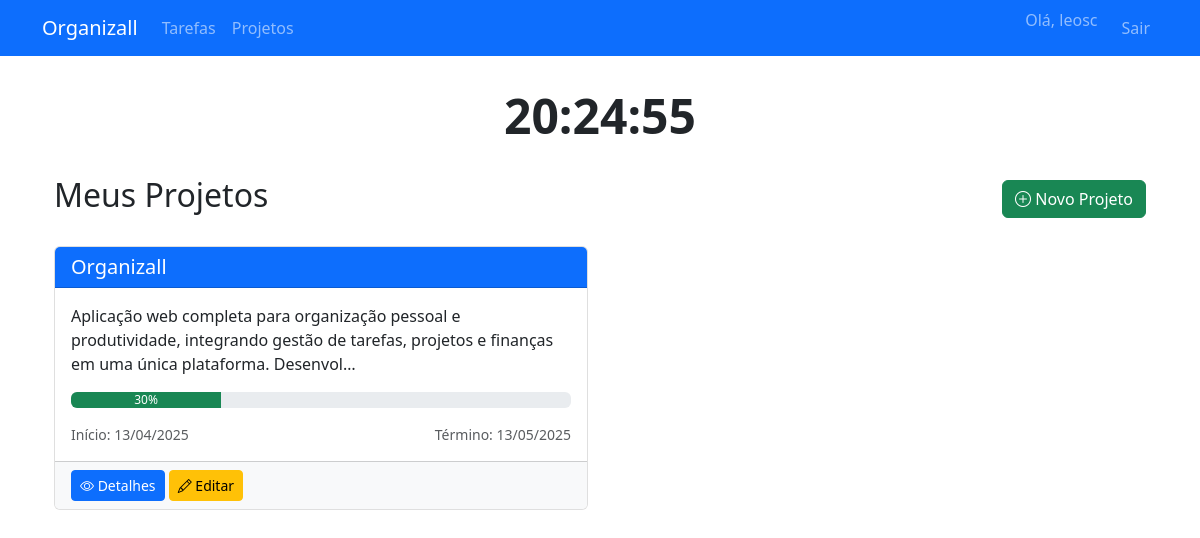
Page /projects/ (signed in) on the committed database.
### organizer/models.py (models this page shows, shortened)
class Project(models.Model):
    name = models.CharField(max_length=100)
    description = models.TextField()
    start_date = models.DateField()
    end_date = models.DateField()
    owner = models.ForeignKey(User, on_delete=models.CASCADE)
    def progress(self):
        tasks = self.task_set.all()
        if tasks.count() == 0:
            return 0
        done_tasks = tasks.filter(status='done').count()
        return int((done_tasks / tasks.count()) * 100)

### organizer/views.py (the view)
# urls.py: path('projects/', views.project_list, name='project-list'),
@login_required
def project_list(request):
    projects = Project.objects.filter(owner=request.user)
    return render(request, 'organizer/projects_pages/project_list.html', {'projects': projects})

### templates/organizer/projects_pages/project_list.html
{% extends "organizer/base.html" %}
{% load static %}
{% block content %}
<div class="container mt-4">
    <div class="d-flex justify-content-between align-items-center mb-4">
        <h2>Meus Projetos</h2>
        <a href="{% url 'project-create' %}" class="btn btn-success">
            <i class="bi bi-plus-circle"></i> Novo Projeto
        </a>
    </div>
    <div class="row">
        {% for project in projects %}
        <div class="col-md-6 mb-4">
            <div class="card h-100 project-card">
                <div class="card-header bg-primary text-white">
                    <h5 class="mb-0">{{ project.name }}</h5>
                </div>
                <div class="card-body">
                    <p class="card-text">{{ project.description|truncatechars:150 }}</p>
                    <div class="progress mb-3">
                        <div class="progress-bar bg-success"
                             style="width: {{ project.progress }}%">
                            {{ project.progress }}%
                        </div>
                    </div>
                    <div class="d-flex justify-content-between text-muted small">
                        <span>Início: {{ project.start_date|date:"d/m/Y" }}</span>
                        <span>Término: {{ project.end_date|date:"d/m/Y" }}</span>
                    </div>
                </div>
                <div class="card-footer bg-light">
                    <a href="{% url 'project-detail' project.pk %}" class="btn btn-sm btn-primary">
                        <i class="bi bi-eye"></i> Detalhes
                    </a>
                    <a href="{% url 'project-update' project.pk %}" class="btn btn-sm btn-warning">
                        <i class="bi bi-pencil"></i> Editar
                    </a>
                </div>
            </div>
        </div>
        {% empty %}
        <div class="col-12">
            <div class="alert alert-info">
                Nenhum projeto cadastrado ainda.
            </div>
        </div>
        {% endfor %}
    </div>
</div>
{% endblock %}

### templates/includes/navbar.html (shortened to what this page needs)
<nav class="navbar navbar-expand-lg navbar-dark bg-primary mb-4">
    <div class="container">
        <a class="navbar-brand" href="{% url 'dashboard' %}">Organizall</a>
        <div class="collapse navbar-collapse" id="navbarNav">
            <ul class="navbar-nav me-auto">
                <li class="nav-item">
                    <a class="nav-link" href="{% url 'task-list' %}">Tarefas</a>
                </li>
                <li class="nav-item">
                    <a class="nav-link" href="{% url 'project-list' %}">Projetos</a>
                </li>
            </ul>
            <ul class="navbar-nav">
                <li class="nav-item">
                    <span class="navbar-text me-3">Olá, {{ request.user.username }}</span>
                </li>
                <li class="nav-item">
                    <a class="nav-link" href="{% url 'logout' %}">Sair</a>
                </li>
            </ul>
        </div>
    </div>
</nav>

### static/css/styles.css (style rules this page uses)
.project-card { transition: transform 0.3s ease, box-shadow 0.3s ease; border: 1px solid rgba(0,0,0,0.125); }

### rows in the picture
Project: name "Organizall", description "Aplicação web completa para organização pessoal e produtividade, integrando gestão de tarefas, projetos e finanças em uma única plataforma. Desenvol…", progress "30", start_date "13/04/2025", end_date "13/05/2025"

### other values in the picture
{{ request.user.username }} "leosc"
